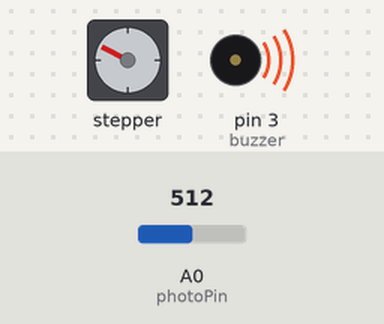
A sketch run on a simulated Arduino Uno, built with avr-gcc and run on an emulated ATmega328P. Shown: stepper motor, buzzer (waves = sounding). The test bench sets the inputs (shaded band); at power-on: A0 (photoPin) = 512. Stepper angles assume 200 steps per turn; what the sketch prints to the serial monitor is not drawn.

Above: at 1.2 s.
1.3 s: A0 (photoPin) set to 308
4.3 s: A0 (photoPin) set to 290
At 5.2 s:
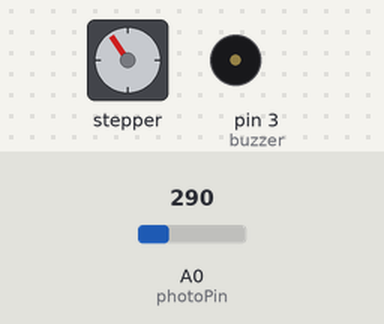
6.1 s: A0 (photoPin) set to 306
At 6.55 s:
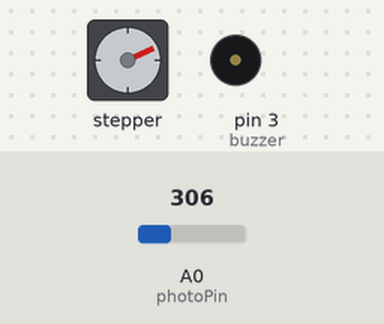
9.1 s: A0 (photoPin) set to 122
At 10.6 s:
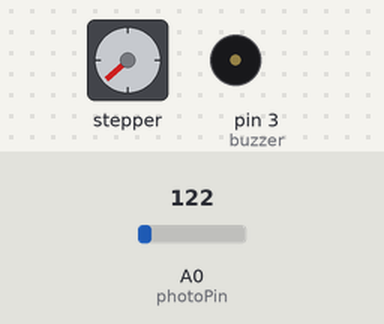
11.0 s: A0 (photoPin) set to 310
At 11.46 s:
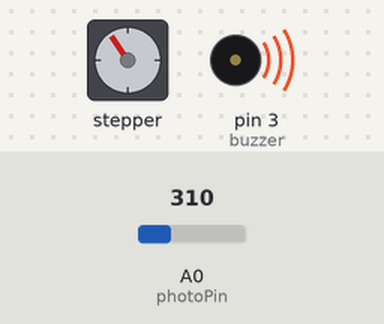
14.0 s: A0 (photoPin) set to 1023
Timing chart, 0 to 23.3 s (numbered marks = the images above; inputs shaded):
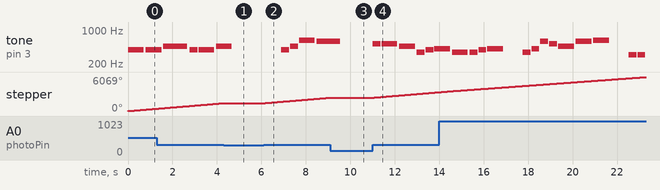

Measured:
- the behaviour switches between 301 and 300 on A0 (photoPin) (found by bisection; images 0 and 1)
- after the input at 4.3 s, tone on pin 3 (buzzer): goes on until 4.7 s, then stays silent; stepper: stops changing and stays 1407°
- after the input at 6.1 s, tone on pin 3 (buzzer): plays 392 Hz for 0.35 s, 466 Hz for 0.35 s, 622 Hz for 0.71 s, 587 Hz for 0.61 s, starting after 0.80 s; stepper: keeps turning clockwise at about 328°/s, starting at once
- after the input at 9.1 s, tone on pin 3 (buzzer): goes on until 9.6 s, then stays silent; stepper: stops changing and stays 2388°
- after the input at 11.0 s, tone on pin 3 (buzzer): plays 523 Hz for 0.35 s, 523 Hz for 0.71 s, 466 Hz for 0.71 s, 349 Hz for 0.35 s, 392 Hz for 0.35 s, 415 Hz for 0.22 s, starting at once; stepper: keeps turning clockwise at about 328°/s, starting at once
- by itself, tone on pin 3 (buzzer): plays 466 Hz for 1.1 s, 392 Hz for 0.35 s, 392 Hz for 0.71 s, 466 Hz for 0.33 s

The sketch:

sketch_mar28a.ino
```cpp
  #include <Stepper.h>

const int stepsPerRevolution = 200;  // change this to fit the number of steps per revolution
// for your motor

// initialize the stepper library on pins 8 through 11:
Stepper myStepper(200, 8, 9, 10, 11);

int photoPin = 0;
int photoReading;
int threshold = 300;

static unsigned long startTime;


/*
  Brahms' Lullaby (Wiegenlied) -  Johannes Brahms
  Connect a piezo buzzer or speaker to pin 11 or select a new pin.
  More songs available at https://github.com/robsoncouto/arduino-songs

                                              Robson Couto, 2019
*/
#define NOTE_B0  31
#define NOTE_C1  33
#define NOTE_CS1 35
#define NOTE_D1  37
#define NOTE_DS1 39
#define NOTE_E1  41
#define NOTE_F1  44
#define NOTE_FS1 46
#define NOTE_G1  49
#define NOTE_GS1 52
#define NOTE_A1  55
#define NOTE_AS1 58
#define NOTE_B1  62
#define NOTE_C2  65
#define NOTE_CS2 69
#define NOTE_D2  73
#define NOTE_DS2 78
#define NOTE_E2  82
#define NOTE_F2  87
#define NOTE_FS2 93
#define NOTE_G2  98
#define NOTE_GS2 104
#define NOTE_A2  110
#define NOTE_AS2 117
#define NOTE_B2  123
#define NOTE_C3  131
#define NOTE_CS3 139
#define NOTE_D3  147
#define NOTE_DS3 156
#define NOTE_E3  165
#define NOTE_F3  175
#define NOTE_FS3 185
#define NOTE_G3  196
#define NOTE_GS3 208
#define NOTE_A3  220
#define NOTE_AS3 233
#define NOTE_B3  247
#define NOTE_C4  262
#define NOTE_CS4 277
#define NOTE_D4  294
#define NOTE_DS4 311
#define NOTE_E4  330
#define NOTE_F4  349
#define NOTE_FS4 370
#define NOTE_G4  392
#define NOTE_GS4 415
#define NOTE_A4  440
#define NOTE_AS4 466
#define NOTE_B4  494
#define NOTE_C5  523
#define NOTE_CS5 554
#define NOTE_D5  587
#define NOTE_DS5 622
#define NOTE_E5  659
#define NOTE_F5  698
#define NOTE_FS5 740
#define NOTE_G5  784
#define NOTE_GS5 831
#define NOTE_A5  880
#define NOTE_AS5 932
#define NOTE_B5  988
#define NOTE_C6  1047
#define NOTE_CS6 1109
#define NOTE_D6  1175
#define NOTE_DS6 1245
#define NOTE_E6  1319
#define NOTE_F6  1397
#define NOTE_FS6 1480
#define NOTE_G6  1568
#define NOTE_GS6 1661
#define NOTE_A6  1760
#define NOTE_AS6 1865
#define NOTE_B6  1976
#define NOTE_C7  2093
#define NOTE_CS7 2217
#define NOTE_D7  2349
#define NOTE_DS7 2489
#define NOTE_E7  2637
#define NOTE_F7  2794
#define NOTE_FS7 2960
#define NOTE_G7  3136
#define NOTE_GS7 3322
#define NOTE_A7  3520
#define NOTE_AS7 3729
#define NOTE_B7  3951
#define NOTE_C8  4186
#define NOTE_CS8 4435
#define NOTE_D8  4699
#define NOTE_DS8 4978
#define REST      0
static int thisNote = 0;


// change this to make the song slower or faster
int tempo = 76;

// change this to whichever pin you want to use
int buzzer = 3;

// notes of the moledy followed by the duration.
// a 4 means a quarter note, 8 an eighteenth , 16 sixteenth, so on
// !!negative numbers are used to represent dotted notes,
// so -4 means a dotted quarter note, that is, a quarter plus an eighteenth!!
int melody[] = {

  // Wiegenlied (Brahms' Lullaby)
  // Score available at https://www.flutetunes.com/tunes.php?id=54

  NOTE_G4, 4, NOTE_G4, 4, //1
  NOTE_AS4, -4, NOTE_G4, 8, NOTE_G4, 4,
  NOTE_AS4, 4, REST, 4, NOTE_G4, 8, NOTE_AS4, 8,
  NOTE_DS5, 4, NOTE_D5, -4, NOTE_C5, 8,
  NOTE_C5, 4, NOTE_AS4, 4, NOTE_F4, 8, NOTE_G4, 8,
  NOTE_GS4, 4, NOTE_F4, 4, NOTE_F4, 8, NOTE_G4, 8,
  NOTE_GS4, 4, REST, 4, NOTE_F4, 8, NOTE_GS4, 8,
  NOTE_D5, 8, NOTE_C5, 8, NOTE_AS4, 4, NOTE_D5, 4,

  NOTE_DS5, 4, REST, 4, NOTE_DS4, 8, NOTE_DS4, 8, //8
  NOTE_DS5, 2, NOTE_C5, 8, NOTE_GS4, 8,
  NOTE_AS4, 2, NOTE_G4, 8, NOTE_DS4, 8,
  NOTE_GS4, 4, NOTE_AS4, 4, NOTE_C5, 4,
  NOTE_AS4, 2, NOTE_DS4, 8, NOTE_DS4, 8,
  NOTE_DS5, 2, NOTE_C5, 8, NOTE_GS4, 8,
  NOTE_AS4, 2, NOTE_G4, 8, NOTE_DS4, 8,
  NOTE_AS4, 4, NOTE_G4, 4, NOTE_DS4, 4,
  NOTE_DS4, 2

};

// sizeof gives the number of bytes, each int valsmaue is composed of two bytes (16 bits)
// there are two values per note (pitch and duration), so for each note there are four bytes
int notes = sizeof(melody) / sizeof(melody[0]) / 2;

// this calculates the duration of a whole note in ms
int wholenote = (60000 * 4) / tempo;

int divider = 0, noteDuration = 0;

int noteDurationOld = wholenote;


void setup() {
  // set the speed at 60 rpm:
  myStepper.setSpeed(60);
  // initialize the serial port:
  Serial.begin(9600);
  pinMode(buzzer, OUTPUT);
 startTime = millis();
}

void loop() {
 //2-tiered thresholding
 photoReading = analogRead(photoPin);
 Serial.println(photoReading);

  if ( photoReading > threshold){
    myStepper.step(1);

if (millis() - startTime > noteDuration){

  startTime = millis();

  // stop the waveform generation before the next note.
    noTone(buzzer);


    // calculates the duration of each note
    divider = melody[thisNote + 1];
    if (divider > 0) {
      // regular note, just proceed
      noteDuration = (wholenote) / divider;
    } else if (divider < 0) {
      // dotted notes are represented with negative durations!!
      noteDuration = (wholenote) / abs(divider);
      noteDuration *= 1.5; // increases the duration in half for dotted notes
    }

    // we only play the note for 90% of the duration, leaving 10% as a pause

      noteDurationOld=noteDuration;

     tone(buzzer, melody[thisNote], noteDuration * 0.9);

   thisNote = thisNote+2;
    if (thisNote > notes*2){
      thisNote = 0;


    }
  }
    }
}
```
